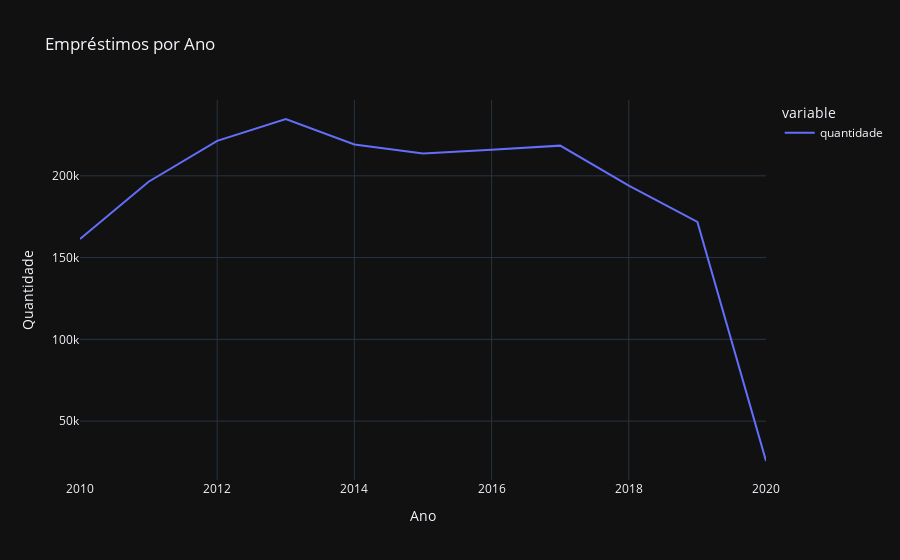

Notebook code cell kept with this figure:
### Markdown cell above
Plotly

### Code cell
# gerando o gráfico por ano
g1 = px.line(
    emprestimo_ano,
    title = 'Empréstimos por Ano',
    template = 'plotly_dark',
)
g1.update_layout(
    xaxis_title = 'Ano',
    yaxis_title = 'Quantidade'
)

g1.show(config = {'responsive': True})

### Figure 1 — Plotly figure (JSON) as saved in the notebook; plotly's stock layout.template omitted (floating-point values rounded to 4 significant figures)
{"data": [{"hovertemplate": "variable=quantidade<br>data=%{x}<br>value=%{y}<extra></extra>", "legendgroup": "quantidade", "line": {"color": "#636efa", "dash": "solid"}, "marker": {"symbol": "circle"}, "mode": "lines", "name": "quantidade", "orientation": "v", "showlegend": true, "type": "scatter", "x": [2010, 2011, 2012, 2013, 2014, 2015, 2016, 2017, 2018, 2019, 2020], "xaxis": "x", "y": [161412, 196390, 221365, 234749, 219189, 213582, 215918, 218462, 194080, 171801, 25610], "yaxis": "y"}], "layout": {"legend": {"title": {"text": "variable"}, "tracegroupgap": 0}, "title": {"text": "Empréstimos por Ano"}, "xaxis": {"anchor": "y", "domain": [0, 1], "title": {"text": "Ano"}}, "yaxis": {"anchor": "x", "domain": [0, 1], "title": {"text": "Quantidade"}}}}
